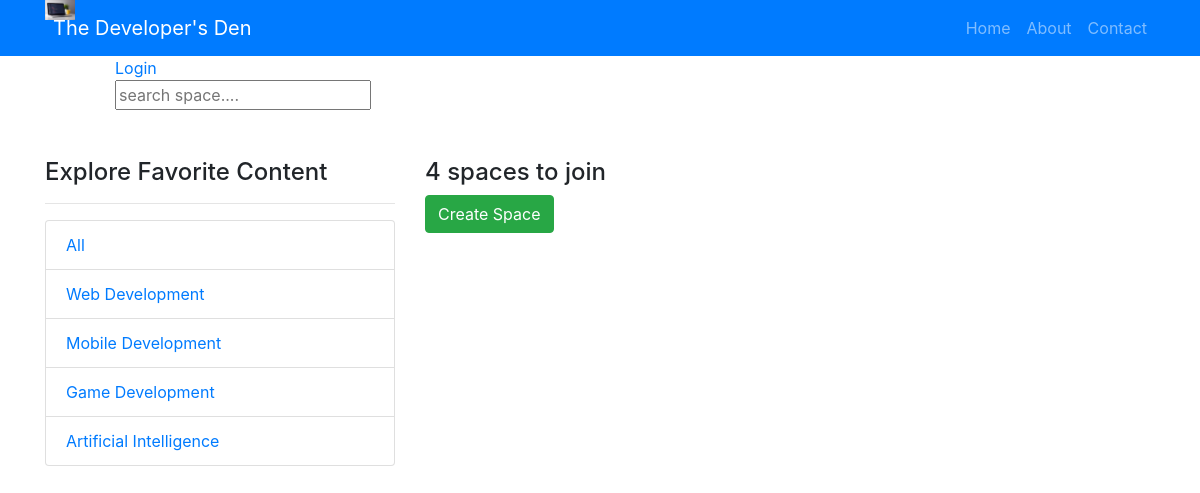
The page / on the database its author committed.
### base/models.py (models this page shows, shortened)
class Topic(models.Model):
    name = models.CharField(max_length=150)

### base/views.py (the view)
# urls.py: path('', views.home_page, name="home"),
def home_page(request):
    q = request.GET.get('q') if request.GET.get('q') != None else ''
    rooms = Room.objects.filter(
        Q(topic__name__icontains=q)|
        Q(name__icontains=q)|
        Q(description__icontains=q))
    topics = Topic.objects.all()
    room_count = rooms.count()
    context = {'rooms':rooms,'topics':topics,'room_count':room_count}
    return render(request, "home.html",context)

### Templates/home.html (shortened to what this page needs)
{% load static %}
{% load bootstrap4 %}
<!DOCTYPE html>
<html>
<head>
    <link rel="stylesheet" href="{% static 'css/bootstrap.min.css' %}">
    <link rel="stylesheet" href="{% static 'base/css/styles.css' %}">
    {% bootstrap_css %}
</head>
<body>
    {% block content %}
    <header>
      <nav class="navbar navbar-expand-lg navbar-dark bg-primary">
        <div class="container">
          <a class="navbar-brand" href="#">
            <img src="{% static 'images/logo1.png' %}" width="30" height="30" alt="Logo">
            <span class="ml-2">The Developer's Den</span>
          </a>
          <div class="collapse navbar-collapse justify-content-end" id="navbarNav">
            <ul class="navbar-nav">
              <li class="nav-item">
                <a class="nav-link" href="{% url 'home' %}">Home</a>
              </li>
              <li class="nav-item">
                <a class="nav-link" href="#">About</a>
              </li>
              <li class="nav-item">
                <a class="nav-link" href="#">Contact</a>
              </li>
            </ul>
          </div>
        </div>
      </nav>
    </header>
      <div class=" col-4 offset-1">
        {% include 'navbar.html' %}
      </div>
      <div class="container my-5">
        <div class="row">
            <div class="col-md-4 mb-4">
                <h4>Explore Favorite Content</h4>
                <hr>
                <ul class="list-group">
                    <li class="list-group-item">
                        <a href="{% url 'home' %}">All</a>
                    </li>
                    {% for topic in topics %}
                    <li class="list-group-item">
                        <a href="{% url 'home' %}?={{topic.name}}">{{topic.name}}</a>
                    </li>
                    {% endfor %}
                </ul>
            </div>
            <div class="col-md-8">
                <h4>{{room_count}} spaces to join</h4>
                <a href="{% url 'create-room' %}" class="btn btn-success mb-3">Create Space</a>
      {% endblock %}
</body>
</html>

### static/css/styles.css (style rules this page uses)
img { max-width: 100%; height: auto; position: absolute; top: 0; }
body { background-color: purple; }

### rows shown on the page
Topic: name "Web Development"
Topic: name "Mobile Development"
Topic: name "Game Development"
Topic: name "Artificial Intelligence"

### other values the page prints
{{ room_count }} "4"
